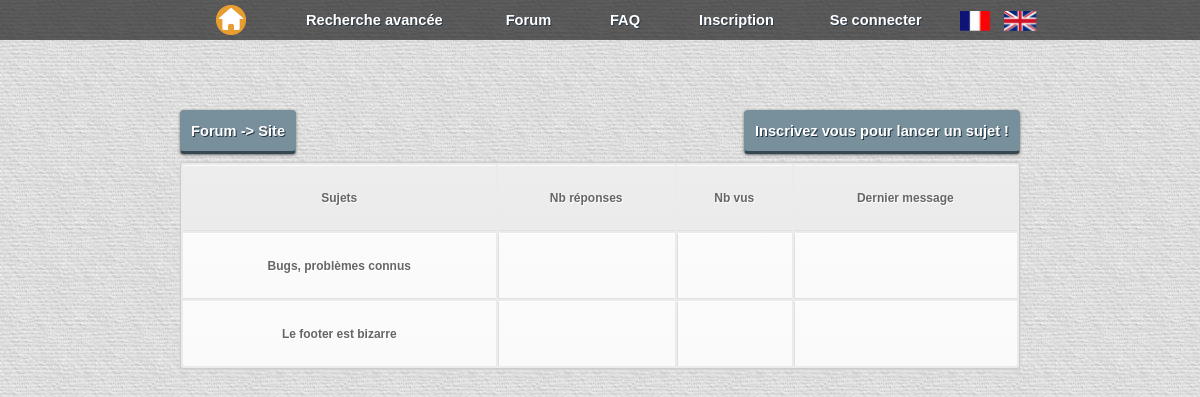
/fichiers_php/site.php?id_cat=2, run on an earlier commit of the app's database.
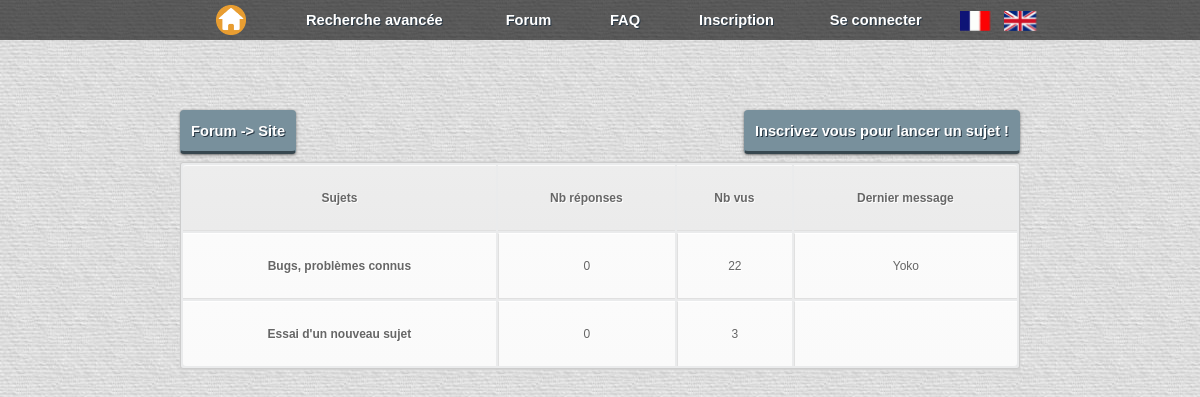
And on a later commit of the database.
### tables this page shows
CREATE TABLE IF NOT EXISTS `forum_topic` (
  `id_topic` int(11) NOT NULL AUTO_INCREMENT,
  `id_cat` int(11) DEFAULT NULL,
  `id_user` int(11) NOT NULL,
  `nom_topic` text NOT NULL,
  `topic_first_post` text NOT NULL,
  `nb_answer` int(11) NOT NULL,
  `nb_views` int(11) NOT NULL,
  `priority_topic` int(11) DEFAULT NULL,
  PRIMARY KEY (`id_topic`)
);

CREATE TABLE IF NOT EXISTS `users` (
  `id_users` int(255) NOT NULL AUTO_INCREMENT,
  `username` varchar(255) NOT NULL,
  `nom_user` varchar(200) NOT NULL,
  `prenom_user` varchar(200) NOT NULL,
  `description_users` text NOT NULL,
  `preference_echange` text NOT NULL,
  `password` varchar(255) NOT NULL,
  `email` varchar(255) NOT NULL,
  `rights` varchar(255) NOT NULL,
  `signup_date` date NOT NULL,
  `avatar` text NOT NULL,
  `sexe` text,
  `tel` text,
  `situation` text,
  `profession` text,
  `description` text,
  PRIMARY KEY (`id_users`)
);

### fichiers_php/site.php (the view, shortened to what this page needs)
<?php
include("modeles.php");
$ret = $bdd -> prepare("SELECT * FROM forum_forum WHERE id_cat=?");
$ret -> execute(array($_GET["id_cat"]));
$name_cat = $ret -> fetch();
?>
<html>
<head>
    <link rel="stylesheet" href="../style.css" />
</head>
<body class="forum_messagerie">
<header>
    <?php include("menus.php"); ?>
</header>
<div class="superglobal">
    <div class="global">
        <?php
        if(isset($_SESSION['userid'])){
            echo '
            <div class="forum_top">
                <div class="arborescence">
                    <a href="forum.php">Forum</a> -> <a href="site.php?id_cat='.$name_cat[0].'">'.$name_cat[1].'</a>
                </div>
                <div class="forum_top_r_button">
                    <a href="new_topic.php?id_topic='. $_GET['id_cat'] .'" id="btn_new_topic">Nouveau Sujet</a>
                </div>
            </div>
            ';
        }
        else {echo '
                        <div class="forum_top">
                            <div class="arborescence">
                                 <a href="forum.php">Forum</a> -> <a href="site.php?id_cat='.$name_cat[0].'">'.$name_cat[1].'</a>
                            </div>
                            <div class="forum_top_r_button">
                                 <a href="sign_up.php" id="btn_new_topic">Inscrivez vous pour lancer un sujet !</a>
                            </div>
                        </div>
                    ';}
        ?>
        <table class="tableau_site">
            <tr>
                <th>Sujets</th>
                <th>Nb réponses</th>
                <th>Nb vus</th>
                <th>Dernier message</th>
            </tr>
            <?php
            $req = $bdd -> prepare("SELECT * FROM forum_topic WHERE id_cat=?");
            $req -> execute(array($_GET['id_cat']));
            $nb = $req -> rowCount();
            $ret = $bdd -> prepare("SELECT last_message FROM forum_forum WHERE id_cat=?");
            $ret -> execute(array($_GET['id_cat']));
            if ($nb == 0) {echo "";}
            else {
                for ($i=0;$i<$nb;$i++) {
                    $topic = $req -> fetch();
                    $last = $ret -> fetch();
                    $last2 = $bdd -> prepare("SELECT * FROM users WHERE id_users=?");
                    $last2 -> execute(array($last[0]));
                    $lastf = $last2 -> fetch();
                    ?>
                    <tr>
                        <td><a href="topic.php?id_topic=<?php echo $topic[0]; ?>&id_cat=<?php echo $_GET['id_cat']; ?>"><?php echo $topic[3];?></a></td>
                        <td><?php echo $topic[5];?></td>
                        <td><?php echo $topic[6];?></td>
                        <td><?php echo $lastf[1];?></td>
                    </tr>
                <?php
                }
            }
            ?>
        </table>
    </div>
</div>
</body>
</html>

What changed in the data, as far as the page shows it:
removed forum_topic: nom_topic "Le footer est bizarre"
changed forum_topic "Bugs, problèmes connus": nb_answer (not shown) → "0"; nb_views (not shown) → "22"; users.username (not shown) → "Yoko"
added forum_topic: nom_topic "Essai d'un nouveau sujet", nb_answer "0", nb_views "3"
